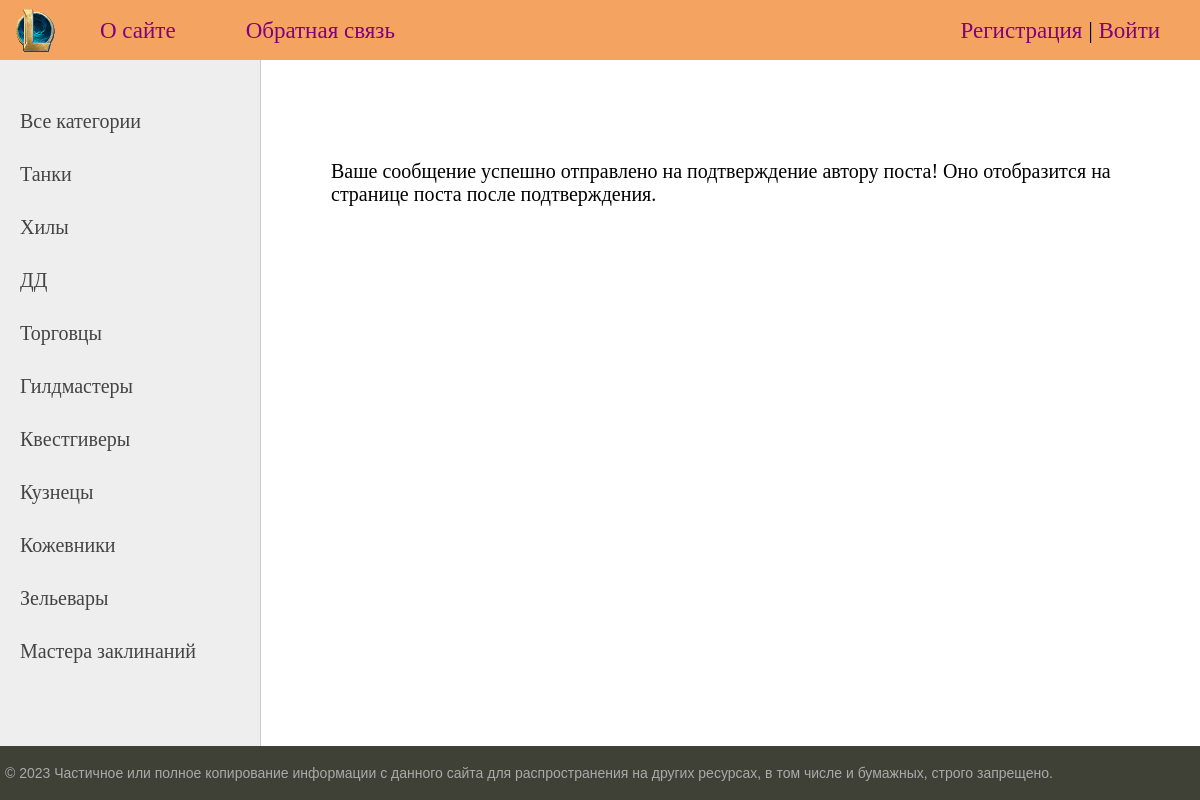
The app's page /messages/sent with its own data.
### bulletinboard/models.py (models this page shows, shortened)
class Category(models.Model):
    name = models.CharField(max_length=100, db_index=True, verbose_name='Категория')
    slug = models.SlugField(max_length=255, unique=True, db_index=True, verbose_name='URL')
    def get_absolute_url(self):
        return reverse('category', kwargs={'cat_slug': self.slug})
    class Meta:
        verbose_name = 'Категория'
        verbose_name_plural = 'Категории'
        ordering = ['id']

### bulletinboard/views.py (the view)
# urls.py: path('messages/sent', message_sent, name='message_sent'),
def message_sent(request):
    context = {'title': 'Отклик успешно отправлен на подтверждение!', 'menu': menu}
    return render(request, template_name='bulletinboard/message_sent.html', context=context)

### bulletinboard/templatetags/bulletinboard_tags.py (called while the page is built)
@register.inclusion_tag('bulletinboard/list_categories.html')
def show_categories(cat_selected=0):
    cats = Category.objects.all()
    return {'cats': cats, 'cat_selected': cat_selected}

### bulletinboard/templates/bulletinboard/message_sent.html
{% extends 'bulletinboard/default.html' %}
{% block content %}
Ваше сообщение успешно отправлено на подтверждение автору поста! Оно отобразится на странице поста после подтверждения.
{% endblock content %}

### bulletinboard/templates/bulletinboard/list_categories.html
{% for c in cats %}
    {% if c.pk == cat_selected %}
        <li class="selected">{{c.name}}</li>
    {% else %}
        <li><a href="{{ c.get_absolute_url }}">{{c.name}}</a></li>
    {% endif %}
{% endfor %}

### bulletinboard/static/bulletinboard/css/styles.css (style rules this page uses)
html, body { font-family: 'Times New Roman'; margin: 0; padding: 0; height: 100%; width: 100%; color: #444; }
a { color: #0059b2; text-decoration: none; }
.left-chapters ul li { margin: 30px 0 0 0; color: #999; }
.left-chapters ul li a { color: #444; text-decoration: none; }

### records on screen
Category: name "Танки"
Category: name "Хилы"
Category: name "ДД"
Category: name "Торговцы"
Category: name "Гилдмастеры"
Category: name "Квестгиверы"
Category: name "Кузнецы"
Category: name "Кожевники"
Category: name "Зельевары"
Category: name "Мастера заклинаний"

### other values on screen
{{ m.title }} "О сайте" "Обратная связь"
